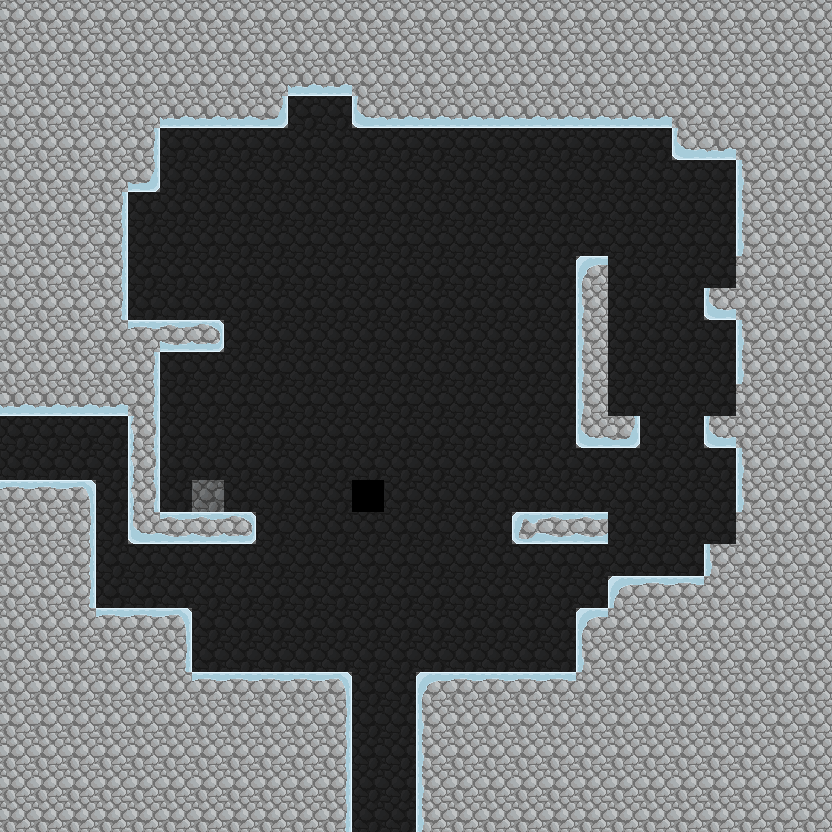

Rendered tile map (Tiled .tmx) drawn with the repository's tilesets; below, a short description and the full map source, tile grids included:
An orthogonal 26x26 tile map with 32x32 px tiles, 2 tile layers (tilemap, foreground) and 8 objects (2x door, floorbutton, powerup, wallbutton, slambutton, ...).

<map version="1.0" orientation="orthogonal" width="26" height="26" tilewidth="32" tileheight="32">
 <tileset firstgid="1" name="tilemap" tilewidth="32" tileheight="32">
  <image source="gfx/tilemap.png" width="192" height="320" />
 </tileset>
 <layer name="tilemap" width="26" height="26" opacity="0.34">
  <data encoding="csv">
9,9,9,9,9,9,9,9,9,9,9,9,9,9,9,9,9,9,9,9,9,9,9,9,9,9,
9,9,9,9,9,9,9,9,9,9,9,9,9,9,9,9,9,9,9,9,9,9,9,9,9,9,
9,9,9,9,9,9,9,9,9,9,9,9,9,9,9,9,9,9,9,9,9,9,9,9,9,9,
9,9,9,9,9,9,9,9,9,9,9,9,9,9,9,9,9,9,9,9,9,9,9,9,9,9,
9,9,9,9,9,9,9,9,9,9,9,9,9,9,9,9,9,9,9,9,9,9,9,9,9,9,
9,9,9,9,9,9,9,9,9,9,9,9,9,9,9,9,9,9,9,9,9,9,9,9,9,9,
9,9,9,9,9,9,9,9,9,9,9,9,9,9,9,9,9,9,9,9,9,9,9,9,9,9,
9,9,9,9,9,9,9,9,9,9,9,9,9,9,9,9,9,9,9,9,9,9,9,9,9,9,
9,9,9,9,9,9,9,9,9,9,9,9,9,9,9,9,9,9,9,9,9,9,9,9,9,9,
9,9,9,9,9,9,9,9,9,9,9,9,9,9,9,9,9,9,9,9,9,9,9,9,9,9,
9,9,9,9,9,9,9,9,9,9,9,9,9,9,9,9,9,9,9,9,9,9,9,9,9,9,
9,9,9,9,9,9,9,9,9,9,9,9,9,9,9,9,9,9,9,9,9,9,9,9,9,9,
9,9,9,9,9,9,9,9,9,9,9,9,9,9,9,9,9,9,9,9,9,9,9,9,9,9,
9,9,9,9,9,9,9,9,9,9,9,9,9,9,9,9,9,9,9,9,9,9,9,9,9,9,
9,9,9,9,9,9,9,9,9,9,9,9,9,9,9,9,9,9,9,9,9,9,9,9,9,9,
9,9,9,9,9,9,9,9,9,9,9,40,9,9,9,9,9,9,9,9,9,9,9,9,9,9,
9,9,9,9,9,9,9,9,9,9,9,9,9,9,9,9,9,9,9,9,9,9,9,9,9,9,
9,9,9,9,9,9,9,9,9,9,9,9,9,9,9,9,9,9,9,9,9,9,9,9,9,9,
9,9,9,9,9,9,9,9,9,9,9,9,9,9,9,9,9,9,9,9,9,9,9,9,9,9,
9,9,9,9,9,9,9,9,9,9,9,9,9,9,9,9,9,9,9,9,9,9,9,9,9,9,
9,9,9,9,9,9,9,9,9,9,9,9,9,9,9,9,9,9,9,9,9,9,9,9,9,9,
9,9,9,9,9,9,9,9,9,9,9,9,9,9,9,9,9,9,9,9,9,9,9,9,9,9,
9,9,9,9,9,9,9,9,9,9,9,9,9,9,9,9,9,9,9,9,9,9,9,9,9,9,
9,9,9,9,9,9,9,9,9,9,9,9,9,9,9,9,9,9,9,9,9,9,9,9,9,9,
9,9,9,9,9,9,9,9,9,9,9,9,9,9,9,9,9,9,9,9,9,9,9,9,9,9,
9,9,9,9,9,9,9,9,9,9,9,9,9,9,9,9,9,9,9,9,9,9,9,9,9,9
</data>
 </layer>
 <layer name="foreground" width="26" height="26">
  <data encoding="csv">
11,11,11,11,11,11,11,11,11,11,11,11,11,11,11,11,11,11,11,11,11,11,11,11,11,11,
11,11,11,11,11,11,11,11,11,11,11,11,11,11,11,11,11,11,11,11,11,11,11,11,11,11,
11,11,11,11,11,11,11,11,11,17,17,11,11,11,11,11,11,11,11,11,11,11,11,11,11,11,
11,11,11,11,11,17,17,17,18,0,0,16,17,17,17,17,17,17,17,17,17,11,11,11,11,11,
11,11,11,11,12,0,0,0,0,0,0,0,0,0,0,0,0,0,0,0,0,16,17,11,11,11,
11,11,11,11,18,0,0,0,0,0,0,0,0,0,0,0,0,0,0,0,0,0,0,10,11,11,
11,11,11,12,0,0,0,0,0,0,0,0,0,0,0,0,0,0,0,0,0,0,0,10,11,11,
11,11,11,12,0,0,0,0,0,0,0,0,0,0,0,0,0,0,0,0,0,0,0,10,11,11,
11,11,11,12,0,0,0,0,0,0,0,0,0,0,0,0,0,0,4,49,50,50,51,11,11,11,
11,11,11,12,0,0,0,0,0,0,0,0,0,0,0,0,0,0,10,0,0,0,16,11,11,11,
11,11,11,11,5,13,21,0,0,0,0,0,0,0,0,0,0,0,10,0,0,0,0,10,11,11,
11,11,11,11,12,0,0,0,0,0,0,0,0,0,0,0,0,0,10,0,0,0,0,10,11,11,
17,17,17,17,12,0,0,0,0,0,0,0,0,0,0,0,0,0,10,49,50,50,51,11,11,11,
0,0,0,0,26,0,0,0,0,0,0,0,0,0,0,0,0,0,16,18,0,0,16,11,11,11,
0,0,0,0,26,0,0,0,0,0,0,0,0,0,0,0,0,0,0,0,0,0,0,10,11,11,
5,5,6,0,26,0,29,0,0,0,0,0,0,0,0,0,0,0,0,0,0,0,0,10,11,11,
11,11,12,0,16,13,13,21,0,0,0,0,0,0,0,0,19,13,13,49,50,50,51,11,11,11,
11,11,12,0,0,0,0,0,0,0,0,0,0,0,0,0,0,0,0,0,0,0,10,11,11,11,
11,11,12,0,0,0,0,0,0,0,0,0,0,0,0,0,0,0,0,4,5,5,11,11,11,11,
11,11,11,5,5,6,0,0,0,0,0,0,0,0,0,0,0,0,4,11,11,11,11,11,11,11,
11,11,11,11,11,12,0,0,0,0,0,0,0,0,0,0,0,0,10,11,11,11,11,11,11,11,
11,11,11,11,11,11,5,5,5,5,6,0,0,4,5,5,5,5,11,11,11,11,11,11,11,11,
11,11,11,11,11,11,11,11,11,11,12,0,0,10,11,11,11,11,11,11,11,11,11,11,11,11,
11,11,11,11,11,11,11,11,11,11,12,0,0,10,11,11,11,11,11,11,11,11,11,11,11,11,
11,11,11,11,11,11,11,11,11,11,12,0,0,10,11,11,11,11,11,11,11,11,11,11,11,11,
11,11,11,11,11,11,11,11,11,11,12,0,0,10,11,11,11,11,11,11,11,11,11,11,11,11
</data>
 </layer>
 <objectgroup name="objects" width="26" height="26">
  <object name="ButtonOne" type="floorbutton" x="128" y="32" width="64" height="32">
   <properties>
    <property name="door" value="DoorTwo" />
   </properties>
  </object>
  <object name="DoorTwo" type="door" x="384" y="32" width="32" height="64" />
  <object name="Powerup" type="powerup" x="349" y="61" width="32" height="32">
   <properties>
    <property name="powerup" value="7" />
   </properties>
  </object>
  <object name="DoorThree" type="door" x="416" y="32" width="64" height="32" />
  <object name="wallButton" type="wallbutton" x="510" y="412" width="32" height="32">
   <properties>
    <property name="door" value="DoorThree" />
    <property name="left" value="true" />
   </properties>
  </object>
  <object name="ButtonTwo" type="slambutton" x="503" y="48" width="128" height="32">
   <properties>
    <property name="door" value="DoorOne" />
   </properties>
  </object>
  <object name="ButtonOne" type="ceilbutton" x="235" y="59" width="64" height="32">
   <properties>
    <property name="door" value="DoorTwo" />
   </properties>
  </object>
  <object name="mapOneSpawn" type="TravelPoint" x="32" y="448" width="64" height="32">
   <properties>
    <property name="map" value="" />
    <property name="target" value="" />
   </properties>
  </object>
 </objectgroup>
</map>